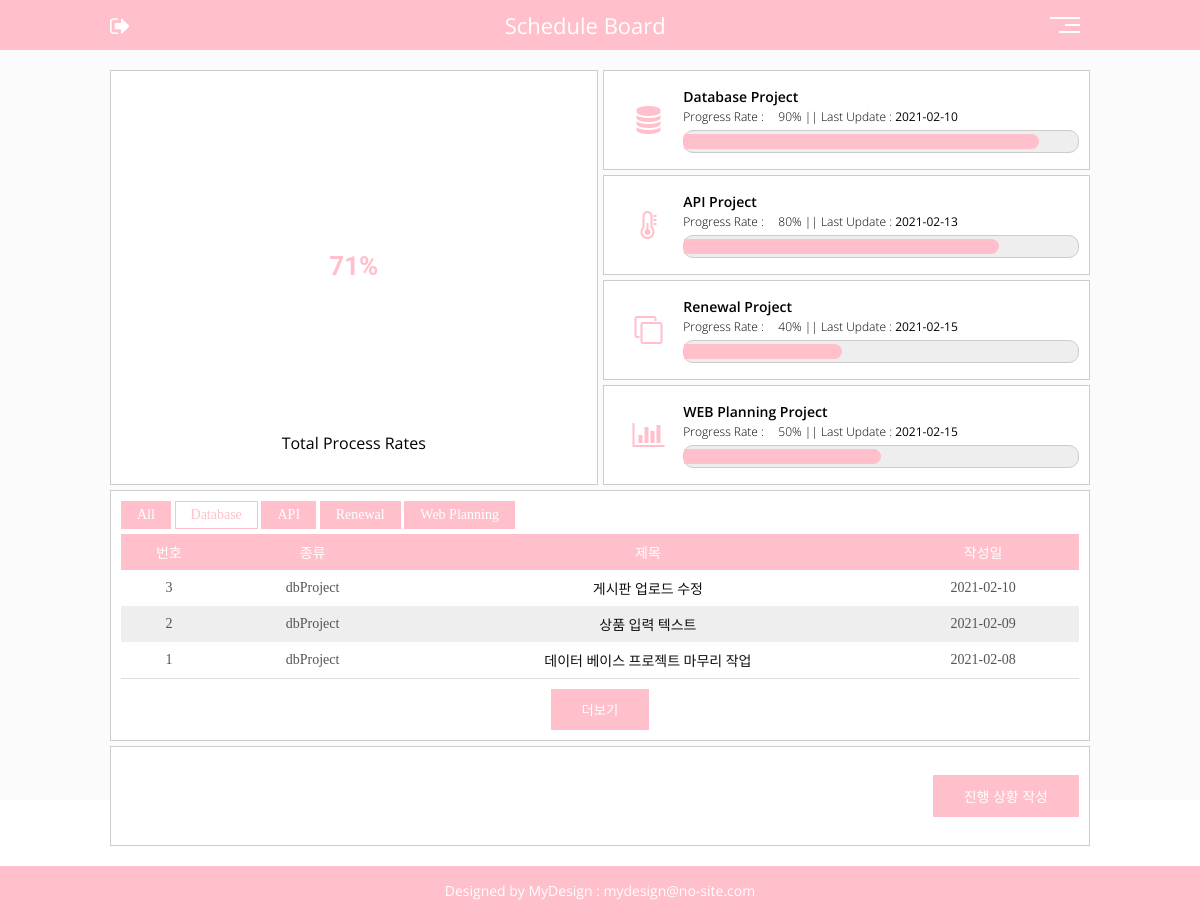
/pages/sch_view.php?key=view_db (signed in), run on an earlier commit of the app's database.
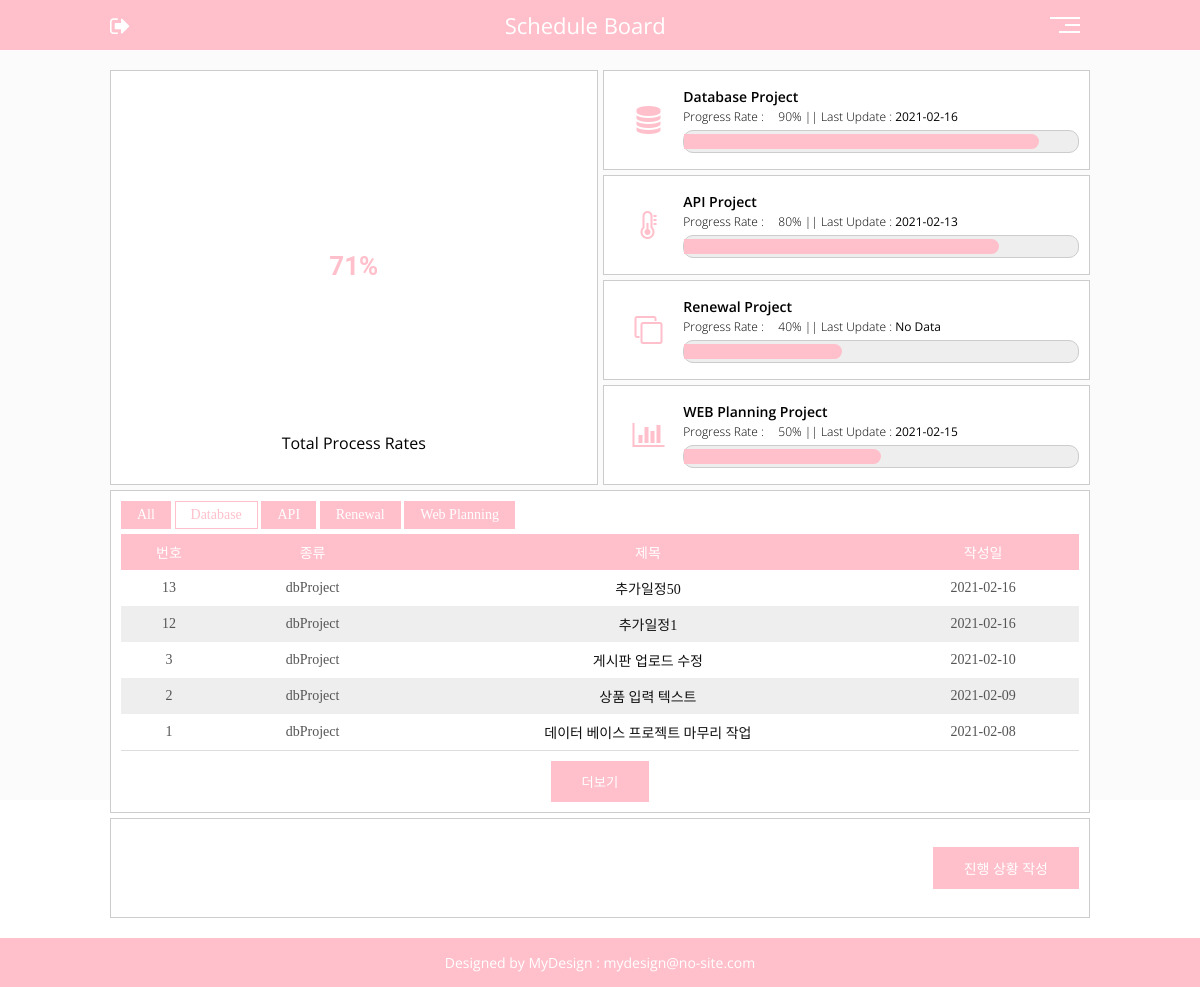
And on a later commit of the database.
### tables this page shows
CREATE TABLE `sch_txt` (
  `sch_txt_num` int(11) NOT NULL COMMENT '고유번호',
  `sch_txt_cate` varchar(20) NOT NULL COMMENT '프로젝트 종류',
  `sch_txt_tit` varchar(50) NOT NULL COMMENT '작성 스케줄 제목',
  `sch_txt_con` text NOT NULL COMMENT '작성 스케줄 내용',
  `sch_txt_reg` date NOT NULL COMMENT '글 등록일'
);

### include/latest_date.php (called while the page is built)
<?php
  $db_date_sql = "select * from sch_txt where sch_txt_cate='dbProject' order by sch_txt_num desc limit 1";
  $db_date_result = mysqli_query($dbConn, $db_date_sql);
  $db_date_row = mysqli_fetch_array($db_date_result);
  if(!$db_date_row){
    $db_date = "No Data";
  } else {
    $db_date = $db_date_row['sch_txt_reg'];
  }
  $api_date_sql = "select * from sch_txt where sch_txt_cate='apiProject' order by sch_txt_num desc limit 1";
  $api_date_result = mysqli_query($dbConn, $api_date_sql);
  $api_date_row = mysqli_fetch_array($api_date_result);
  if(!$api_date_row){
    $api_date = "No Data";
  } else {
    $api_date = $api_date_row['sch_txt_reg'];
  }
  $ren_date_sql = "select * from sch_txt where sch_txt_cate='renewalProject' order by sch_txt_num desc limit 1";
  $ren_date_result = mysqli_query($dbConn, $ren_date_sql);
  $ren_date_row = mysqli_fetch_array($ren_date_result);
  if(!$ren_date_row){
    $ren_date = "No Data";
  } else {
    $ren_date = $ren_date_row['sch_txt_reg'];
  }
  $web_date_sql = "select * from sch_txt where sch_txt_cate='webProject' order by sch_txt_num desc limit 1";
  $web_date_result = mysqli_query($dbConn, $web_date_sql);
  $web_date_row = mysqli_fetch_array($web_date_result);
  if(!$web_date_row){
    $web_date = "No Data";
  } else {
    $web_date = $web_date_row['sch_txt_reg'];
  }
?>

### include/view_db.php (the view)
<div class="categoryTabs">
  <a href="/myschedule/pages/sch_view.php?key=view_all"> All</a>
  <a href="/myschedule/pages/sch_view.php?key=view_db" class="active">Database</a>
  <a href="/myschedule/pages/sch_view.php?key=view_api">API</a>
  <a href="/myschedule/pages/sch_view.php?key=view_renewal">Renewal</a>
  <a href="/myschedule/pages/sch_view.php?key=view_web">Web Planning</a>
</div>
<ul class="boardTable">
  <li class="boardTitle">
    <span class="boNum">번호</span>
    <span class="boCate">종류</span>
    <span class="boTit">제목</span>
    <span class="boReg">작성일</span>
  </li>
  <?php
            include $_SERVER['DOCUMENT_ROOT']."/myschedule/include/db_conn.php";
            $sql = "select * from sch_txt where sch_txt_cate = 'dbProject' order by sch_txt_num desc";
            $board_result = mysqli_query($dbConn, $sql);
            while($board_row = mysqli_fetch_array($board_result)){
              $bo_num = $board_row['sch_txt_num'];
              $bo_cate = $board_row['sch_txt_cate'];
              $bo_tit = $board_row['sch_txt_tit'];
              $bo_reg = $board_row['sch_txt_reg'];
            ?>
  <li class="boardList">
    <span class="boNum"><?=$bo_num?></span>
    <span class="boCate"><?=$bo_cate?></span>
    <span class="boTit"><a href="/myschedule/pages/detail_view.php?num=<?=$bo_num?>"><?=$bo_tit?></a></span>
    <span class="boReg"><?=$bo_reg?></span>
  </li>
  <?php
            }
            ?>
</ul>
<div class="loadMore">
  <button type="button">더보기</button>
</div>

### include/grid_up.php
<div class="item">
  <section class="graph-circle">
    <div class="circle-graph-container">
    </div>
    <p class="totalTit">Total Process Rates</p>
  </section>
</div>
<div class="item subPfBar">
  <div class="pfImg">
    <i class="fa fa-database"></i>
  </div>
  <div class="pfContents">
    <h3>Database Project</h3>
    <p>Progress Rate : <input type="text" value="<?=$sch_db?>" class="rateNum" name="sch_db_rate">% || Last
      Update :
      <b><?=$db_date?></b>
    </p>
    <div class="pfBarBox">
      <span class="pfBar"></span>
    </div>
  </div>
</div>
<div class="item subPfBar">
  <div class="pfImg">
    <i class="fa fa-thermometer-half"></i>
  </div>
  <div class="pfContents">
    <h3>API Project</h3>
    <p>Progress Rate : <input type="text" value="<?=$sch_api?>" class="rateNum" name="sch_api_rate">% || Last
      Update :
      <b><?=$api_date?></b>
    </p>
    <div class="pfBarBox">
      <span class="pfBar"></span>
    </div>
  </div>
</div>
<div class="item subPfBar">
  <div class="pfImg">
    <i class="fa fa-clone"></i>
  </div>
  <div class="pfContents">
    <h3>Renewal Project</h3>
    <p>Progress Rate : <input type="text" value="<?=$sch_ren?>" class="rateNum" name="sch_ren_rate">% || Last
      Update :
      <b><?=$ren_date?></b>
    </p>
    <div class="pfBarBox">
      <span class="pfBar"></span>
    </div>
  </div>
</div>
<div class="item subPfBar">
  <div class="pfImg">
    <i class="fa fa-bar-chart-o"></i>
  </div>
  <div class="pfContents">
    <h3>WEB Planning Project</h3>
    <p>Progress Rate : <input type="text" value="<?=$sch_pla?>" class="rateNum" name="sch_pla_rate">% || Last
      Update :
      <b><?=$web_date?></b>
    </p>
    <div class="pfBarBox">
      <span class="pfBar"></span>
    </div>
  </div>
</div>

What changed in the data, as far as the page shows it:
removed sch_txt: sch_txt_reg "2021-02-15"
added sch_txt: sch_txt_reg "2021-02-16", sch_txt_num "13", sch_txt_cate "dbProject", sch_txt_tit "추가일정50"
added sch_txt: sch_txt_num "12", sch_txt_cate "dbProject", sch_txt_tit "추가일정1", sch_txt_reg "2021-02-16"
Also different on the page:
$ren_date: (not shown) → "No Data"
$db_date: "2021-02-10" → "2021-02-16"
